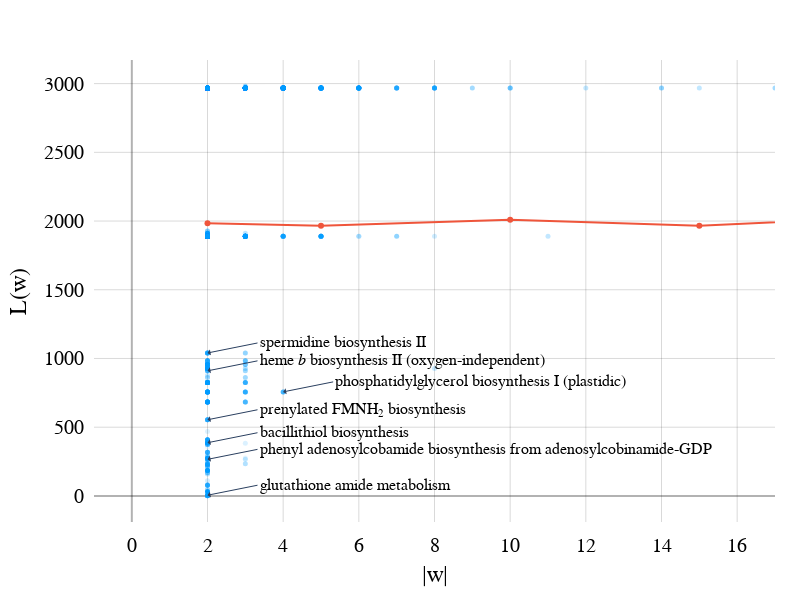

Notebook code for this chart:
### Code cell
from typing import Any
from plotly import graph_objects as go, subplots as sp
from local.figures import layout, xaxis_desc, yaxis_desc

fig = sp.make_subplots(
    rows=1, cols=1, shared_xaxes=True, shared_yaxes=False, horizontal_spacing=0.05, vertical_spacing=0.02,
)

fig.add_trace(
    go.Scatter(
        x = [t[0] for t in placements],
        y = [t[1] for t in placements],
        mode="markers",
        marker=dict(
            size=5,
            symbol="circle",
            color=[f"rgba(0, 156, 255, {t[0]/t[2]})" for t in placements],
        ),
        text = [f"{t[0]}/{t[2]} | {pnames.get(t[3], t[3])}" for t in placements],
        showlegend=False,
    ),
    row=1, col=1,
)

fig.add_trace(
    go.Scatter(
        x = [t[0] for t in ref],
        y = [t[1] for t in ref],
        # mode="markers",
        showlegend=False,
    ),
    row=1, col=1,
)

plotted_y = []
for t in placements:
    x, y = t[0], t[1]
    if y > 1500: continue
    if any(abs(y-py) < 100 for py in plotted_y): continue
    a = t[0]/t[2]
    if a < 0.5: continue

    plotted_y.append(y)

    n=pnames.get(t[3], t[3])
    lines = []
    b = []
    for word in n.split(" "):
        b.append(word)
        if len(b)>1:
            lines.append(" ".join(b))
            b.clear()
    lines.append(" ".join(b))
    ln = "<br>".join(lines)

    fig.add_annotation(
        x=x, y=y,
        ax=50, ay=-10,
        text=n,
        showarrow=True,
        xanchor="left",
        arrowhead=1,
    )

fig.update_annotations(
    font=dict(
        size=16,
    ),
)
_layout:Any = layout.copy()
_layout.update(dict(
    width = 800,
    height =600,
    xaxis=dict(title="|w|", range=(-1, 17), **xaxis_desc),
    yaxis=dict(title="L(w)", **yaxis_desc),
))
fig.update_layout(go.Layout(_layout))
# fig.show()

### Figure 1 — Plotly figure (JSON) as saved in the notebook; plotly's stock layout.template omitted (floating-point values rounded to 4 significant figures; data arrays with more than 128 entries replaced by an {"elided": "..."} marker saying what was removed)
{"data": [{"marker": {"color": {"elided": "761 str values"}, "size": 5, "symbol": "circle"}, "mode": "markers", "showlegend": false, "text": {"elided": "761 str values"}, "type": "scatter", "x": {"elided": "761 int values"}, "xaxis": "x", "y": {"elided": "761 int values"}, "yaxis": "y"}, {"showlegend": false, "type": "scatter", "x": [2, 5, 10, 15, 20, 25, 30, 35], "xaxis": "x", "y": [1984.0, 1965.0, 2010.0, 1966.0, 2027.0, 1943.0, 1946.0, 2005.0], "yaxis": "y"}], "layout": {"annotations": [{"arrowhead": 1, "ax": 50, "ay": -10, "font": {"size": 16}, "showarrow": true, "text": "phenyl adenosylcobamide biosynthesis from adenosylcobinamide-GDP", "x": 2, "xanchor": "left", "y": 266}, {"arrowhead": 1, "ax": 50, "ay": -10, "font": {"size": 16}, "showarrow": true, "text": "heme <i>b</i> biosynthesis II (oxygen-independent)", "x": 2, "xanchor": "left", "y": 910}, {"arrowhead": 1, "ax": 50, "ay": -10, "font": {"size": 16}, "showarrow": true, "text": "prenylated FMNH<sub>2</sub> biosynthesis", "x": 2, "xanchor": "left", "y": 554}, {"arrowhead": 1, "ax": 50, "ay": -10, "font": {"size": 16}, "showarrow": true, "text": "bacillithiol biosynthesis", "x": 2, "xanchor": "left", "y": 387}, {"arrowhead": 1, "ax": 50, "ay": -10, "font": {"size": 16}, "showarrow": true, "text": "glutathione amide metabolism", "x": 2, "xanchor": "left", "y": 5}, {"arrowhead": 1, "ax": 50, "ay": -10, "font": {"size": 16}, "showarrow": true, "text": "spermidine biosynthesis II", "x": 2, "xanchor": "left", "y": 1040}, {"arrowhead": 1, "ax": 50, "ay": -10, "font": {"size": 16}, "showarrow": true, "text": "phosphatidylglycerol biosynthesis I (plastidic)", "x": 4, "xanchor": "left", "y": 757}], "autosize": true, "font": {"color": "black", "family": "Times New Roman", "size": 20}, "height": 600, "margin": {"b": 60, "l": 60, "pad": 5, "r": 25, "t": 60}, "plot_bgcolor": "white", "width": 800, "xaxis": {"anchor": "y", "domain": [0, 1], "gridcolor": "rgba(0, 0, 0, 0.15)", "linecolor": "rgba(0, 0, 0, 0)", "range": [-1, 17], "title": {"text": "|w|"}, "zerolinecolor": "rgba(0, 0, 0, 0.3)", "zerolinewidth": 2}, "yaxis": {"anchor": "x", "domain": [0, 1], "gridcolor": "rgba(0, 0, 0, 0.15)", "linecolor": "rgba(0, 0, 0, 0)", "title": {"text": "L(w)"}, "zerolinecolor": "rgba(0, 0, 0, 0.3)", "zerolinewidth": 2}}}
